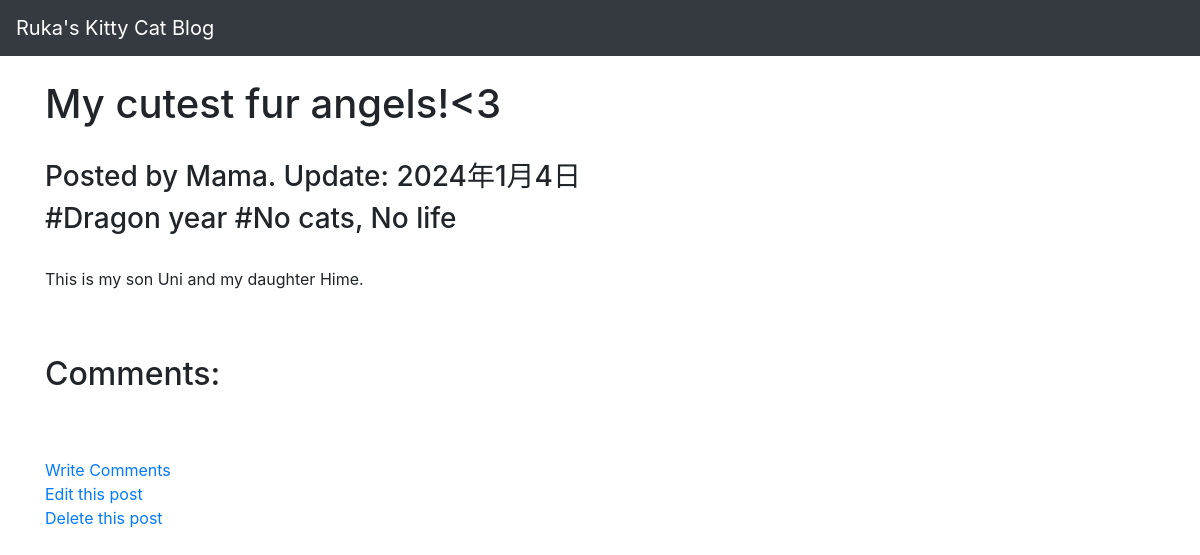
The app's page /blogapp/post/1/ with its own data.
### blogapp/models.py (models this page shows, shortened)
class Post(models.Model):
    title = models.CharField(max_length=100)
    body = models.TextField()
    update_date = models.DateField("Last update", default=timezone.now)
    tags = models.ManyToManyField("Tag", blank=True, related_name="tags_on_post")
    author = models.ForeignKey(Author,on_delete=models.CASCADE)

class Author(models.Model):
    name = models.CharField(max_length=100)
    def __str__(self):
        return self.name

class Tag(models.Model):
     tag_name = models.CharField(max_length=100)
     posts = models.ManyToManyField(Post, blank=True, related_name="posts_under_tag")

### blogapp/views.py (the view)
# urls.py: path("post/<int:pk>/", views.PostDetailView.as_view(), name="post_detail"),
class PostDetailView(generic.DetailView):
    model = Post
    template_name = "blogapp/detail.html"

### blogapp/templates/blogapp/detail.html (shortened to what this page needs)
{% extends "blogapp/base.html" %}
{% block main %}
    <h1>{{ post.title }}</h1>
    <br>
    <h3>Posted by {{ post.author }}. Update: {{ post.update_date }}</h3>
    {% if post.tags.all %}
        <h3>
            {% for tag in post.tags.all %}
                #{{ tag.tag_name }}
            {% endfor %}
        </h3>
    {% endif %}
    <br>
    <p>{{ post.body }}</p>
    <br>
    <br>
    <h2>Comments:</h2>
    <br>
    <br>
    <a href="{% url 'blogapp:comment' object.pk %}">Write Comments</a>
    <br>
    <a href="{% url 'blogapp:update' object.pk %}">Edit this post</a>
    <br>
    <a href="{% url 'blogapp:delete' object.pk %}">Delete this post</a>
{% endblock %}

### records on screen
Post: title "My cutest fur angels!<3", author "Mama", update_date "2024年1月4日", body "This is my son Uni and my daughter Hime."
Tag: tag_name "Dragon year"
Tag: tag_name "No cats, No life"
